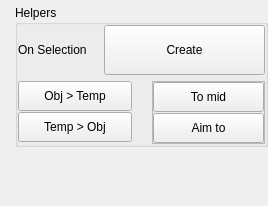
           <widget class="QWidget" name="PageHelpers">
            <property name="geometry">
             <rect>
              <x>0</x>
              <y>0</y>
              <width>268</width>
              <height>206</height>
             </rect>
            </property>
            <attribute name="label">
             <string>Helpers</string>
            </attribute>
            <layout class="QVBoxLayout" name="verticalLayout_26">
             <property name="spacing">
              <number>0</number>
             </property>
             <property name="leftMargin">
              <number>15</number>
             </property>
             <property name="topMargin">
              <number>5</number>
             </property>
             <property name="rightMargin">
              <number>0</number>
             </property>
             <property name="bottomMargin">
              <number>0</number>
             </property>
             <item>
              <widget class="QGroupBox" name="verticalGroupBox_4">
               <property name="maximumSize">
                <size>
                 <width>16777215</width>
                 <height>161</height>
                </size>
               </property>
               <property name="title">
                <string>Helpers</string>
               </property>
               <layout class="QVBoxLayout" name="verticalLayout_11">
                <property name="leftMargin">
                 <number>0</number>
                </property>
                <property name="topMargin">
                 <number>0</number>
                </property>
                <property name="rightMargin">
                 <number>0</number>
                </property>
                <property name="bottomMargin">
                 <number>0</number>
                </property>
                <item>
                 <layout class="QHBoxLayout" name="LayHelperCreation" stretch="1,2">
                  <property name="leftMargin">
                   <number>0</number>
                  </property>
                  <property name="topMargin">
                   <number>0</number>
                  </property>
                  <property name="rightMargin">
                   <number>0</number>
                  </property>
                  <property name="bottomMargin">
                   <number>0</number>
                  </property>
                  <item>
                   <widget class="QLabel" name="LblCreateTemplate">
                    <property name="text">
                     <string>On Selection</string>
                    </property>
                   </widget>
                  </item>
                  <item>
                   <widget class="QPushButton" name="BtnCreateTemplate">
                    <property name="minimumSize">
                     <size>
                      <width>0</width>
                      <height>50</height>
                     </size>
                    </property>
                    <property name="toolTip">
                     <string>Create a helper locator.</string>
                    </property>
                    <property name="text">
                     <string>Create</string>
                    </property>
                    <property name="class" stdset="0">
                     <string>control-group</string>
                    </property>
                   </widget>
                  </item>
                 </layout>
                </item>
                <item>
                 <layout class="QHBoxLayout" name="LayTemplateFrame">
                  <property name="spacing">
                   <number>20</number>
                  </property>
                  <property name="leftMargin">
                   <number>0</number>
                  </property>
                  <property name="topMargin">
                   <number>0</number>
                  </property>
                  <property name="rightMargin">
                   <number>0</number>
                  </property>
                  <property name="bottomMargin">
                   <number>0</number>
                  </property>
                  <item>
                   <widget class="QFrame" name="LayAlignTemplate">
                    <property name="class" stdset="0">
                     <string>control-group</string>
                    </property>
                    <layout class="QVBoxLayout" name="verticalLayout_8">
                     <property name="spacing">
                      <number>1</number>
                     </property>
                     <property name="leftMargin">
                      <number>0</number>
                     </property>
                     <property name="topMargin">
                      <number>0</number>
                     </property>
                     <property name="rightMargin">
                      <number>0</number>
                     </property>
                     <property name="bottomMargin">
                      <number>0</number>
                     </property>
                     <item>
                      <widget class="QPushButton" name="btnAlignObject2Template">
                       <property name="minimumSize">
                        <size>
                         <width>0</width>
                         <height>30</height>
                        </size>
                       </property>
                       <property name="toolTip">
                        <string>Move original object to template position.</string>
                       </property>
                       <property name="text">
                        <string>Obj &gt; Temp</string>
                       </property>
                       <property name="class" stdset="0">
                        <string>control-group-top</string>
                       </property>
                      </widget>
                     </item>
                     <item>
                      <widget class="QPushButton" name="btnAlignTemplate2Object">
                       <property name="minimumSize">
                        <size>
                         <width>0</width>
                         <height>30</height>
                        </size>
                       </property>
                       <property name="toolTip">
                        <string>Move template to object position.</string>
                       </property>
                       <property name="text">
                        <string>Temp &gt; Obj</string>
                       </property>
                       <property name="class" stdset="0">
                        <string>control-group-bottom</string>
                       </property>
                      </widget>
                     </item>
                    </layout>
                   </widget>
                  </item>
                  <item>
                   <widget class="QFrame" name="LayTemplateHelper">
                    <property name="styleSheet">
                     <string notr="true"/>
                    </property>
                    <property name="frameShape">
                     <enum>QFrame::StyledPanel</enum>
                    </property>
                    <property name="frameShadow">
                     <enum>QFrame::Raised</enum>
                    </property>
                    <property name="class" stdset="0">
                     <string>control-group</string>
                    </property>
                    <layout class="QVBoxLayout" name="verticalLayout_23">
                     <property name="spacing">
                      <number>1</number>
                     </property>
                     <property name="leftMargin">
                      <number>0</number>
                     </property>
                     <property name="topMargin">
                      <number>0</number>
                     </property>
                     <property name="rightMargin">
                      <number>0</number>
                     </property>
                     <property name="bottomMargin">
                      <number>0</number>
                     </property>
                     <item>
                      <widget class="QPushButton" name="btnTemplateAlignMid">
                       <property name="minimumSize">
                        <size>
                         <width>0</width>
                         <height>30</height>
                        </size>
                       </property>
                       <property name="toolTip">
                        <string>Select extremes, then the object to move at center.</string>
                       </property>
                       <property name="text">
                        <string>To mid</string>
                       </property>
                       <property name="class" stdset="0">
                        <string>control-group-top</string>
                       </property>
                      </widget>
                     </item>
                     <item>
                      <widget class="QPushButton" name="btnTemplateAimTo">
                       <property name="minimumSize">
                        <size>
                         <width>0</width>
                         <height>30</height>
                        </size>
                       </property>
                       <property name="toolTip">
                        <string>Select master, then the object that should aim at it.</string>
                       </property>
                       <property name="text">
                        <string>Aim to</string>
                       </property>
                       <property name="class" stdset="0">
                        <string>control-group-bottom</string>
                       </property>
                      </widget>
                     </item>
                    </layout>
                   </widget>
                  </item>
                 </layout>
                </item>
               </layout>
              </widget>
             </item>
             <item>
              <spacer name="verticalSpacer_6">
               <property name="orientation">
                <enum>Qt::Vertical</enum>
               </property>
               <property name="sizeHint" stdset="0">
                <size>
                 <width>20</width>
                 <height>40</height>
                </size>
               </property>
              </spacer>
             </item>
            </layout>
           </widget>
